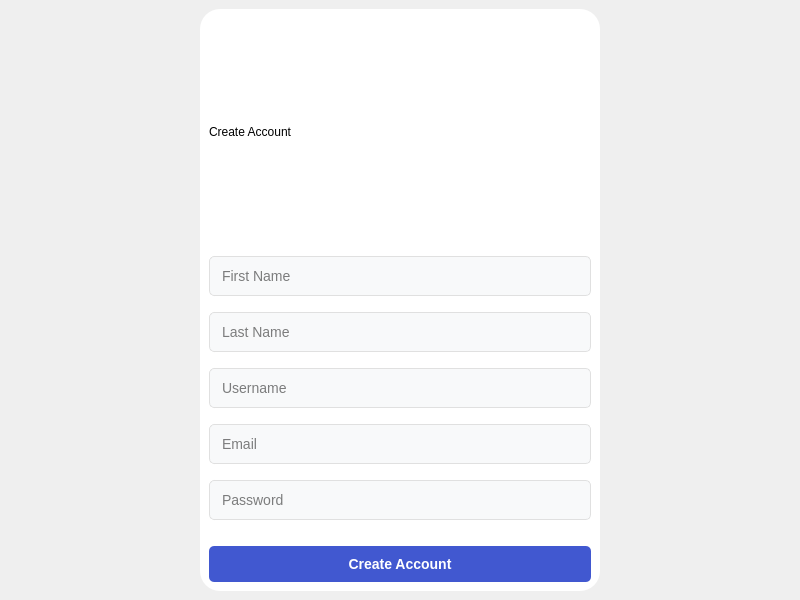
<?xml version="1.0" encoding="UTF-8"?>
<ui version="4.0">
 <class>SignupWindow</class>
 <widget class="QMainWindow" name="SignupWindow">
  <property name="geometry">
   <rect>
    <x>0</x>
    <y>0</y>
    <width>800</width>
    <height>600</height>
   </rect>
  </property>
  <property name="styleSheet">
   <string notr="true">
    QMainWindow {
        background: qlineargradient(spread:pad, x1:0, y1:0, x2:1, y2:1,
                                  stop:0 #4158D0,
                                  stop:0.5 #C850C0,
                                  stop:1 #FFCC70);
    }
    
    QFrame#signupFrame {
        background-color: white;
        border-radius: 20px;
    }

    QLineEdit {
        padding: 10px;
        border: 1px solid #E0E0E0;
        border-radius: 5px;
        background-color: #F8F9FA;
        font-size: 14px;
        margin: 5px 0px;
    }

    QPushButton#createButton {
        background-color: #4158D0;
        color: white;
        border: none;
        padding: 10px;
        border-radius: 5px;
        font-weight: bold;
        font-size: 14px;
        margin-top: 15px;
    }
   </string>
  </property>
  <widget class="QWidget" name="centralwidget">
   <layout class="QVBoxLayout" name="verticalLayout">
    <item alignment="Qt::AlignHCenter">
     <widget class="QFrame" name="signupFrame">
      <property name="minimumSize">
       <size>
        <width>400</width>
        <height>500</height>
       </size>
      </property>
      <layout class="QVBoxLayout" name="verticalLayout_2">
       <item>
        <widget class="QLabel" name="titleLabel">
         <property name="text">
          <string>Create Account</string>
         </property>
        </widget>
       </item>
       <item>
        <widget class="QLineEdit" name="firstNameInput">
         <property name="placeholderText">
          <string>First Name</string>
         </property>
        </widget>
       </item>
       <item>
        <widget class="QLineEdit" name="lastNameInput">
         <property name="placeholderText">
          <string>Last Name</string>
         </property>
        </widget>
       </item>
       <item>
        <widget class="QLineEdit" name="usernameInput">
         <property name="placeholderText">
          <string>Username</string>
         </property>
        </widget>
       </item>
       <item>
        <widget class="QLineEdit" name="emailInput">
         <property name="placeholderText">
          <string>Email</string>
         </property>
        </widget>
       </item>
       <item>
        <widget class="QLineEdit" name="passwordInput">
         <property name="echoMode">
          <enum>QLineEdit::Password</enum>
         </property>
         <property name="placeholderText">
          <string>Password</string>
         </property>
        </widget>
       </item>
       <item>
        <widget class="QPushButton" name="createButton">
         <property name="text">
          <string>Create Account</string>
         </property>
        </widget>
       </item>
      </layout>
     </widget>
    </item>
   </layout>
  </widget>
 </widget>
</ui>
